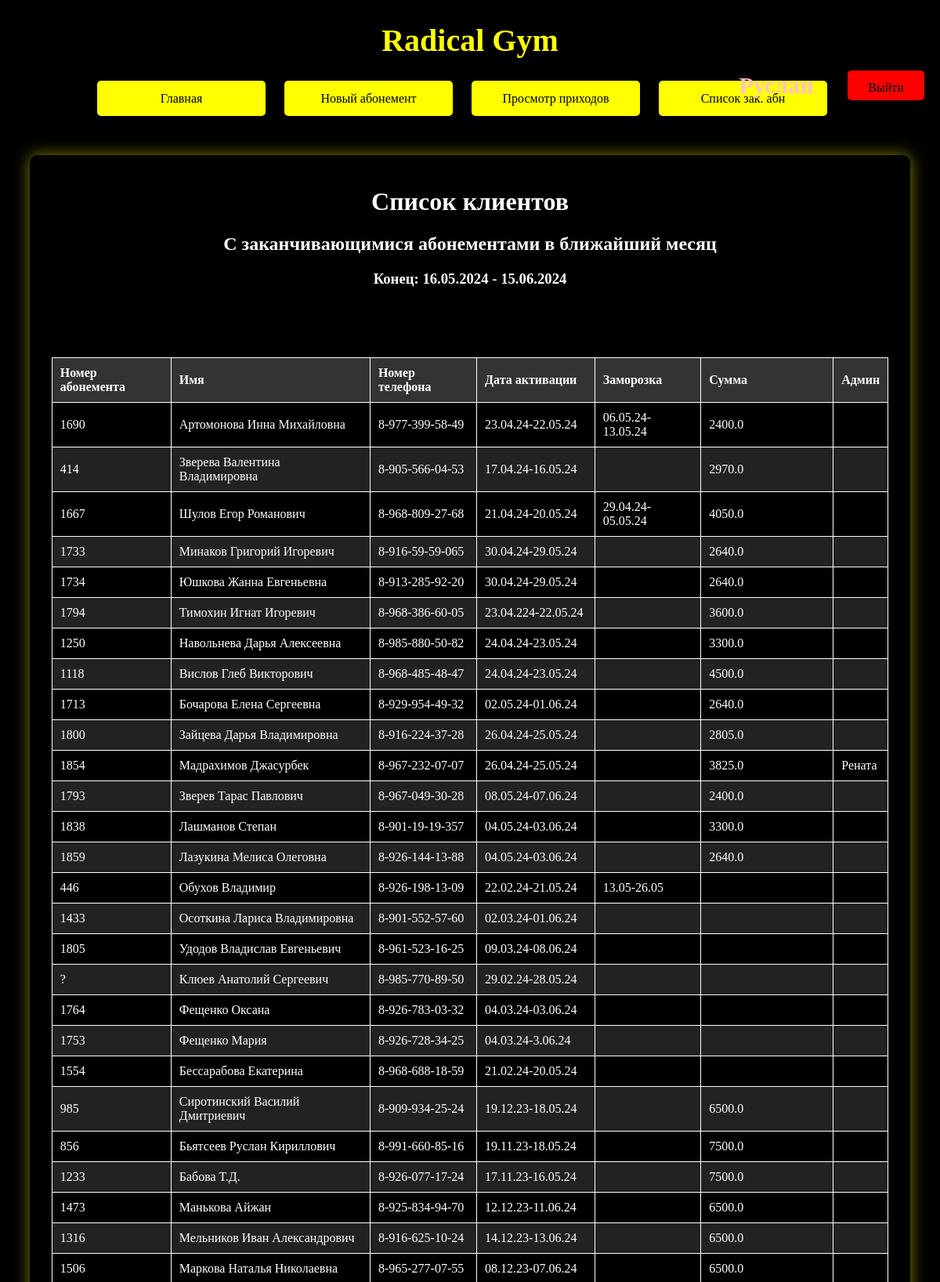
The page /check_last (signed in, upper part) on the database its author committed.
### main.py (models this page shows, shortened)
class Clients(db.Model):
    id = db.Column(db.Integer, primary_key=True)
    name = db.Column(db.String(100))
    phone_number = db.Column(db.String(80))
    date_signing = db.Column(db.String(100))
    activate_date = db.Column(db.String(100))
    freezing = db.Column(db.String(100))
    subscription_number = db.Column(db.String(100))
    summa = db.Column(db.String(100))
    time = db.Column(db.String(100))
    admin = db.Column(db.String(100))

### main.py (the view)
@app.route('/check_last')
def check_last():
    clients = []
    clients_noNumber = []
    if 'auth_status' in session:
        if session['auth_status'] == 'admin' or session['auth_status'] == 'user':
            clients_db = Clients.query.all()
            for el_full in clients_db:
                el = el_full.activate_date
                phone_number = el_full.phone_number
                if str(el).count('-') == 1:
                    try:
                        year = str(el).split('-')[1].split('.')[2]
                        month = str(el).split('-')[1].split('.')[1]
                        day = str(el).split('-')[1].split('.')[0]
                        year_now = datetime.datetime.utcnow().strftime('%Y')
                        month_now = datetime.datetime.utcnow().strftime('%m')
                        day_now = datetime.datetime.utcnow().strftime('%d')
                        if year == year_now[2:] or year == year_now or (month_now == '12' and int(year) == int(year_now + 1)):
                            if int(day) >= int(day_now):
                                if month == month_now:
                                    if len(str(phone_number)) > 6:
                                        clients.append(el_full)
                                    else:
                                        clients_noNumber.append(el_full)
                            else:
                                if int(month) == (int(month_now) + 1):
                                    if len(str(phone_number)) > 6:
                                        clients.append(el_full)
                                    else:
                                        clients_noNumber.append(el_full)
                    except IndexError:
                        pass
            day_ended = str(int(day_now) - 1)
            if len(day_ended) == 1:
                day_ended = f'0{day_ended}'
            month_ended = str(int(month_now) + 1)
            if len(month_ended) == 1:
                month_ended = f'0{month_ended}'
            year_ended = str(year)
            if len(year_ended) == 2:
                year_ended = f'20{year_ended}'
            for i in clients_noNumber:
                clients.append(i)
            return render_template('table.html',
                                   clients=clients,
                                   day=day_now,
                                   month=month_now,
                                   year=year_now,
                                   day_ended=day_ended,
                                   month_ended=month_ended,
                                   year_ended=year_ended,
                                   isAdmin=session['auth_status'] == 'admin',
                                   name=session['auth_user']
                                   )
    return redirect('/')

### templates/table.html (shortened to what this page needs)
{% extends 'base.html' %}
{% if isAdmin == true %}
    {% block if_admin_color %}
    style="color: pink"
    {% endblock %}
{% endif %}
{% block user_name %}
    {{ name }}
{% endblock %}
{% block head %}
<link rel="stylesheet" href="{{ url_for('static', filename='css/table.css') }}">
{% endblock %}
{% block html %}
<div class="all">
    <div class="container">
    <h1>Список клиентов</h1>
    <h2>С заканчивающимися абонементами в ближайший месяц</h2>
    <h3>Конец: {{ day }}.{{ month }}.{{ year }} - {{ day_ended }}.{{ month_ended }}.{{ year_ended }}</h3>
    </div>
    <div class="container">
        <table>
            <thead>
                <tr>
                    <th>Номер абонемента</th>
                    <th>Имя</th>
                    <th>Номер телефона</th>
                    <th>Дата активации</th>
                    <th>Заморозка</th>
                    <th>Сумма</th>
                    <th>Админ</th>
                </tr>
            </thead>
            <tbody>
                {% for client in clients %}
                <tr>
                    <td>{{client.subscription_number}}</td>
                    <td>{{client.name}}</td>
                    <td>{{client.phone_number}}</td>
                    <td>{{client.activate_date}}</td>
                    <td>{{client.freezing}}</td>
                    <td>{{client.summa}}</td>
                    <td>{{client.admin}}</td>
                </tr>
                {% endfor %}
            </tbody>
        </table>
    </div>
</div>
{% endblock %}

### templates/base.html (shortened to what this page needs)
<!doctype html>
<html lang="en">
<head>
    <link rel="stylesheet" href="{{ url_for('static', filename='css/base.css') }}">
    {% block head %}{% endblock %}
</head>
<body>
<header>
    <nav id="exitSession">
        <h1 {% block if_admin_color %}{% endblock %}>{% block user_name %}{% endblock %}</h1>
        <a href="/exit_session">Выйти</a>
    </nav>
    <h1><a class='a-glav' href="/">Radical Gym</a></h1>
    <br>
    <nav>
        <a href="/">Главная</a>
        <a href="/new_subscription">Новый абонемент</a>
        <a href="/view_arrivals">Просмотр приходов</a>
        <a href="/check_last">Список зак. абн</a>
    </nav>
</header>
{% block html %}{% endblock %}
</body>
</html>

### static/css/base.css (style rules this page uses)
body { font-family: "Times New Roman", Times, serif !important; }
header { background-color: #000; color: #ff0; padding: 20px; text-align: center; }
header h1 { margin: 0; font-size: 40px; }
header nav { margin-top: 10px; }
header nav a { display: inline-block; width: 175px; height: 25px; line-height: 25px; background-color: #ff0; color: #000; text-decoration: none; margin-right: 20px; padding: 10px 20px; border-radius: 5px; transition: background-color 0.3s, transform 0.3s; }
.a-glav { color: #ff0; text-decoration: none; transition: font-size 0.3s; }
#exitSession { display: flex; justify-content: right; align-items: center; width: 300px; position: absolute; left: 75%; top: 2.5%; }
#exitSession h1 { flex-grow: 1; max-width: 300px; font-size: 30px; position: relative; }
#exitSession > a { width: 80px; height: 20px; padding: 9px; background-color: red; text-align: center; }

### static/css/table.css (style rules this page uses)
table { width: 100%; border-collapse: collapse; }
table th, table td { padding: 10px; border: 1px solid #fff; text-align: left; }
table th { background-color: #333; }
table tr:nth-child(even) { background-color: #222; }
.container { text-align: center; max-width: 95%; margin: 30px auto; padding: 20px; background-color: #000; color: #fff; }
body { background-color: #000; }
.all { margin: 30px auto; max-width: 95%; border-radius: 10px; box-shadow: 0 0 20px rgba(255, 255, 0, 0.5); }

### rows shown on the page
Clients: subscription_number "1690", name "Артомонова Инна Михайловна", phone_number "8-977-399-58-49", activate_date "23.04.24-22.05.24", freezing "06.05.24-13.05.24", summa "2400.0"
Clients: subscription_number "414", name "Зверева Валентина Владимировна", phone_number "8-905-566-04-53", activate_date "17.04.24-16.05.24", summa "2970.0"
Clients: subscription_number "1667", name "Шулов Егор Романович", phone_number "8-968-809-27-68", activate_date "21.04.24-20.05.24", freezing "29.04.24-05.05.24", summa "4050.0"
Clients: subscription_number "1733", name "Минаков Григорий Игоревич", phone_number "8-916-59-59-065", activate_date "30.04.24-29.05.24", summa "2640.0"
Clients: subscription_number "1734", name "Юшкова Жанна Евгеньевна", phone_number "8-913-285-92-20", activate_date "30.04.24-29.05.24", summa "2640.0"
Clients: subscription_number "1794", name "Тимохин Игнат Игоревич", phone_number "8-968-386-60-05", activate_date "23.04.224-22.05.24", summa "3600.0"
Clients: subscription_number "1250", name "Навольнева Дарья Алексеевна", phone_number "8-985-880-50-82", activate_date "24.04.24-23.05.24", summa "3300.0"
Clients: subscription_number "1118", name "Вислов Глеб Викторович", phone_number "8-968-485-48-47", activate_date "24.04.24-23.05.24", summa "4500.0"
Clients: subscription_number "1713", name "Бочарова Елена Сергеевна", phone_number "8-929-954-49-32", activate_date "02.05.24-01.06.24", summa "2640.0"
Clients: subscription_number "1800", name "Зайцева Дарья Владимировна", phone_number "8-916-224-37-28", activate_date "26.04.24-25.05.24", summa "2805.0"
Clients: subscription_number "1854", name "Мадрахимов Джасурбек", phone_number "8-967-232-07-07", activate_date "26.04.24-25.05.24", summa "3825.0", admin "Рената"
Clients: subscription_number "1793", name "Зверев Тарас Павлович", phone_number "8-967-049-30-28", activate_date "08.05.24-07.06.24", summa "2400.0"
Clients: subscription_number "1838", name "Лашманов Степан", phone_number "8-901-19-19-357", activate_date "04.05.24-03.06.24", summa "3300.0"
Clients: subscription_number "1859", name "Лазукина Мелиса Олеговна", phone_number "8-926-144-13-88", activate_date "04.05.24-03.06.24", summa "2640.0"
Clients: subscription_number "446", name "Обухов Владимир", phone_number "8-926-198-13-09", activate_date "22.02.24-21.05.24", freezing "13.05-26.05"
Clients: subscription_number "1433", name "Осоткина Лариса Владимировна", phone_number "8-901-552-57-60", activate_date "02.03.24-01.06.24"
Clients: subscription_number "1805", name "Удодов Владислав Евгеньевич", phone_number "8-961-523-16-25", activate_date "09.03.24-08.06.24"
Clients: subscription_number "?", name "Клюев Анатолий Сергеевич", phone_number "8-985-770-89-50", activate_date "29.02.24-28.05.24"
Clients: subscription_number "1764", name "Фещенко Оксана", phone_number "8-926-783-03-32", activate_date "04.03.24-03.06.24"
Clients: subscription_number "1753", name "Фещенко Мария", phone_number "8-926-728-34-25", activate_date "04.03.24-3.06.24"
Clients: subscription_number "1554", name "Бессарабова Екатерина", phone_number "8-968-688-18-59", activate_date "21.02.24-20.05.24"
Clients: subscription_number "985", name "Сиротинский Василий Дмитриевич", phone_number "8-909-934-25-24", activate_date "19.12.23-18.05.24", summa "6500.0"
Clients: subscription_number "856", name "Бьятсеев Руслан Кириллович", phone_number "8-991-660-85-16", activate_date "19.11.23-18.05.24", summa "7500.0"
Clients: subscription_number "1233", name "Бабова Т.Д.", phone_number "8-926-077-17-24", activate_date "17.11.23-16.05.24", summa "7500.0"
Clients: subscription_number "1473", name "Манькова Айжан", phone_number "8-925-834-94-70", activate_date "12.12.23-11.06.24", summa "6500.0"
Clients: subscription_number "1316", name "Мельников Иван Александрович", phone_number "8-916-625-10-24", activate_date "14.12.23-13.06.24", summa "6500.0"
Clients: subscription_number "1506", name "Маркова Наталья Николаевна", phone_number "8-965-277-07-55", activate_date "08.12.23-07.06.24", summa "6500.0"

### other values the page prints
{{ name }} "Руслан"
{{ day }} "16"
{{ month }} "05"
{{ year }} "2024"
{{ month_ended }} "06"
{{ year_ended }} "2024"
